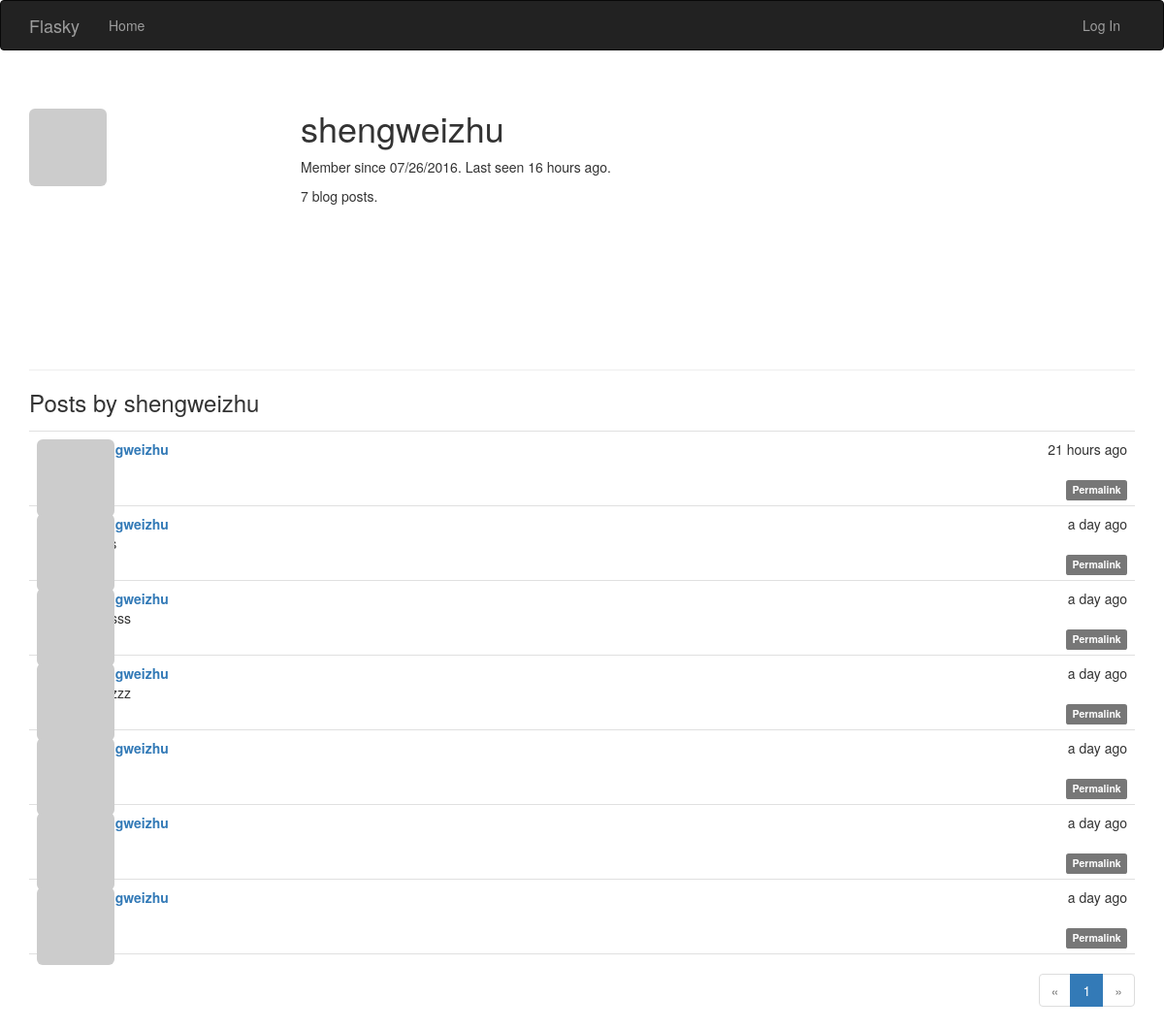
Page /user/shengweizhu on the committed database.
### app/models.py (models this page shows, shortened)
class User(UserMixin, db.Model):
    __tablename__ = 'users'
    id = db.Column(db.Integer, primary_key=True)
    email = db.Column(db.String(64), unique=True, index=True)
    username = db.Column(db.String(64), unique=True, index=True)
    role_id = db.Column(db.Integer, db.ForeignKey('roles.id'))
    password_hash = db.Column(db.String(128))
    confirmed = db.Column(db.Boolean, default=False)
    name = db.Column(db.String(64))
    location = db.Column(db.String(64))
    about_me = db.Column(db.Text())
    member_since = db.Column(db.DateTime(), default=datetime.utcnow)
    last_seen = db.Column(db.DateTime(), default=datetime.utcnow)
    avatar_hash = db.Column(db.String(32))
    posts = db.relationship('Post', backref='author', lazy='dynamic')
    @property
    def password(self):
        raise AttributeError('password is not a readable attribute')
    def gravatar(self, size=100, default='identicon', rating='g'):
        if request.is_secure:
            url = 'https://secure.gravatar.com/avatar'
        else:
            url = 'http://www.gravatar.com/avatar'
        hash = self.avatar_hash or hashlib.md5(
            self.email.encode('utf-8')).hexdigest()
        return '{url}/{hash}?s={size}&d={default}&r={rating}'.format(
            url=url, hash=hash, size=size, default=default, rating=rating)

class Post(db.Model):
    __tablename__ = 'posts'
    id = db.Column(db.Integer, primary_key=True)
    body = db.Column(db.Text)
    body_html = db.Column(db.Text)
    timestamp = db.Column(db.DateTime, index=True, default=datetime.utcnow)
    author_id = db.Column(db.Integer, db.ForeignKey('users.id'))

### app/main/views.py (the view)
@main.route('/user/<username>')
def user(username):
    user = User.query.filter_by(username=username).first_or_404()
    page = request.args.get('page', 1, type=int)
    pagination = user.posts.order_by(Post.timestamp.desc()).paginate(
        page, per_page=current_app.config['FLASKY_POSTS_PER_PAGE'],
        error_out=False)
    posts = pagination.items
    return render_template('user.html', user=user, posts=posts,
                           pagination=pagination)

### app/auth/views.py (called while the page is built)
@auth.before_app_request
def before_request():
    if current_user.is_authenticated:
        current_user.ping()
        if not current_user.confirmed \
                and request.endpoint[:5] != 'auth.' \
                and request.endpoint != 'static':
            return redirect(url_for('auth.unconfirmed'))

### app/main/__init__.py (called while the page is built)
@main.app_context_processor
def inject_permissions():
    return dict(Permission=Permission)

### app/models.py (called while the page is built)
    def is_administrator(self):
        return False

### app/templates/user.html (shortened to what this page needs)
{% extends "base.html" %}
{% import "_macros.html" as macros %}
{% block page_content %}
<div class="page-header">
    <img class="img-rounded profile-thumbnail" src="{{ user.gravatar(size=256) }}">
    <div class="profile-header">
        <h1>{{ user.username }}</h1>
        <p>Member since {{ moment(user.member_since).format('L') }}. Last seen {{ moment(user.last_seen).fromNow() }}.</p>
        <p>{{ user.posts.count() }} blog posts.</p>
    </div>
</div>
    <h3>Posts by {{ user.username }}</h3>
    {% include "_posts.html" %}
    {% if pagination %}
        <div class="pagination">
            {{ macros.pagination_widget(pagination, '.user', username=user.username) }}
        </div>
    {% endif %}
{% endblock %}

### app/templates/base.html (shortened to what this page needs)
{% extends "bootstrap/base.html" %}
{% block head %}
{{ super() }}
<link rel="stylesheet" type="text/css" href="{{ url_for('static', filename='styles.css') }}">
{% endblock %}
{% block navbar %}
<div class="navbar navbar-inverse" role="navigation">
    <div class="container">
        <div class="navbar-header">
            <a class="navbar-brand" href="{{ url_for('main.index') }}">Flasky</a>
        </div>
        <div class="navbar-collapse collapse">
            <ul class="nav navbar-nav">
                <li><a href="{{ url_for('main.index') }}">Home</a></li>
            </ul>
            <ul class="nav navbar-nav navbar-right">
                {% if current_user.is_authenticated %}
                <li class="dropdown">
                    <a href="#" class="dropdown-toggle" data-toggle="dropdown">
                        <img src="{{ current_user.gravatar(size=18) }}">
                        Account <b class="caret"></b>
                    </a>
                    <ul class="dropdown-menu">
                        <li><a href="{{ url_for('auth.change_password') }}">Change Password</a></li>
                        <li><a href="{{ url_for('auth.change_email_request') }}">Change Email</a></li>
                        <li><a href="{{ url_for('auth.logout') }}">Log Out</a></li>
                    </ul>
                </li>
                {% else %}
                <li><a href="{{ url_for('auth.login') }}">Log In</a></li>
                {% endif %}
            </ul>
        </div>
    </div>
</div>
{% endblock %}
{% block content %}
<div class="container">
    {% block page_content %}{% endblock %}
</div>
{% endblock %}

### app/templates/_macros.html
{% macro pagination_widget(pagination, endpoint) %}
<ul class="pagination">
    <li{% if not pagination.has_prev %} class="disabled"{% endif %}>
        <a href="{% if pagination.has_prev %}{{ url_for(endpoint, page=pagination.prev_num, **kwargs) }}{% else %}#{% endif %}">
            &laquo;
        </a>
    </li>
    {% for p in pagination.iter_pages() %}
        {% if p %}
            {% if p == pagination.page %}
            <li class="active">
                <a href="{{ url_for(endpoint, page = p, **kwargs) }}">{{ p }}</a>
            </li>
            {% else %}
            <li>
                <a href="{{ url_for(endpoint, page = p, **kwargs) }}">{{ p }}</a>
            </li>
            {% endif %}
        {% else %}
        <li class="disabled"><a href="#">&hellip;</a></li>
        {% endif %}
    {% endfor %}
    <li{% if not pagination.has_next %} class="disabled"{% endif %}>
        <a href="{% if pagination.has_next %}{{ url_for(endpoint, page=pagination.next_num, **kwargs) }}{% else %}#{% endif %}">
            &raquo;
        </a>
    </li>
</ul>
{% endmacro %}

### app/templates/bootstrap/base.html (shortened to what this page needs)
{% block doc -%}
<!DOCTYPE html>
<html{% block html_attribs %}{% endblock html_attribs %}>
{%- block html %}
  <head>
    {%- block head %}
    {%- block styles %}
    <link href="{{bootstrap_find_resource('css/bootstrap.css', cdn='bootstrap')}}" rel="stylesheet">
    {%- endblock styles %}
    {%- endblock head %}
  </head>
  <body{% block body_attribs %}{% endblock body_attribs %}>
    {% block body -%}
    {% block navbar %}
    {%- endblock navbar %}
    {% block content -%}
    {%- endblock content %}
    {%- endblock body %}
  </body>
{%- endblock html %}
</html>
{% endblock doc -%}

### app/templates/_posts.html (shortened to what this page needs)
<ul class="posts">
    {% for post in posts %}
    <li class="post">
        <div class="post-thumbnail">
            <a href="{{ url_for('.user', username=post.author.username) }}">
                <img class="img-rounded profile-thumbnail" src="{{ post.author.gravatar(size=40) }}">
            </a>
        </div>
        <div class="post-content">
            <div class="post-date">{{ moment(post.timestamp).fromNow() }}</div>
            <div class="post-author"><a href="{{ url_for('.user', username=post.author.username) }}">{{ post.author.username }}</a></div>
                        <div class="post-body">
            </div>
            <div class="post-footer">
                <a href="{{ url_for('.post', id=post.id) }}">
                    <span class="label label-default">Permalink</span>
                </a>
            </div>
        </div>
    </li>
    {% endfor %}
</ul>

### app/static/styles.css (style rules this page uses)
.profile-thumbnail { position: absolute; }
.profile-header { min-height: 260px; margin-left: 280px; }
ul.posts { list-style-type: none; padding: 0px; margin: 16px 0px 0px 0px; border-top: 1px solid #e0e0e0; }
ul.posts li.post { padding: 8px; border-bottom: 1px solid #e0e0e0; }
div.post-date { float: right; }
div.post-author { font-weight: bold; }
div.post-thumbnail { position: absolute; }
div.post-content { margin-left: 48px; min-height: 48px; }
div.pagination { width: 100%; text-align: right; padding: 0px; margin: 0px; }
div.post-footer { text-align: right; }

### rows in the picture
User: username "shengweizhu", member_since "07/26/2016", last_seen "16 hours ago"
Post: timestamp "21 hours ago", author.username "shengweizhu"
Post: timestamp "a day ago", author.username "shengweizhu"
Post: timestamp "a day ago", author.username "shengweizhu"
Post: timestamp "a day ago", author.username "shengweizhu"
Post: timestamp "a day ago", author.username "shengweizhu"
Post: timestamp "a day ago", author.username "shengweizhu"
Post: timestamp "a day ago", author.username "shengweizhu"

### other values in the picture
{{ user.posts.count() }} "7"
{{ p }} "1"
